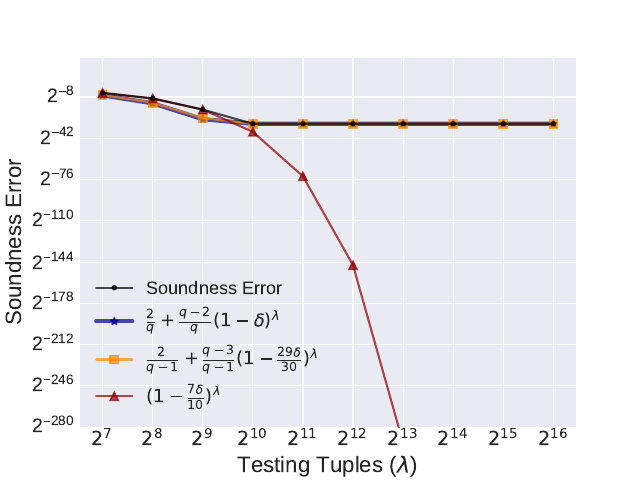

Reproduce this figure in Python.
import matplotlib.pyplot as plt
import matplotlib

if __name__ == '__main__':
    plt.style.use('seaborn-darkgrid')
    plt.figure(figsize=(8, 6.5))

    with open('se.txt', 'r') as fi:
        data = [line.strip().split() for line in fi.readlines()]
        xs = []
        part1 = []
        part2 = []
        part3 = []
        part4 = []
        ys = []
        for i in range(10):
            xs.append(int(data[i][0]))
            part1.append(float(data[i][1]))
            part2.append(float(data[i][2]))
            part3.append(float(data[i][3]))
            part4.append(float(data[i][4]))
            ys.append(float(data[i][5]))
        

    fig, ax = plt.subplots(1, 1)
    
    
    

    line2, = ax.plot(xs, part1, marker='*', color='darkblue', linewidth=3, alpha=0.7, label=r'$\frac{2}{q} + \frac{q-2}{q}(1 - \delta)^\lambda$')
    # line3, = ax.plot(xs, part2, marker='^', color='darkred', linewidth=1.5, alpha=0.7, label=r'$(1 - \delta)^\lambda$')
    line4, = ax.plot(xs, part3, marker='s', color='darkorange', linewidth=1.5, alpha=0.7, label=r'$\frac{2}{q-1} + \frac{q-3}{q-1}(1 - \frac{29\delta}{30})^\lambda$')
    line5, = ax.plot(xs, part4, marker='^', color='darkred', linewidth=1.5, alpha=0.7, label=r'$(1 - \frac{7\delta}{10})^\lambda$')
    line1, = ax.plot(xs, ys, marker='.', color='black', linewidth=1.5, alpha=0.7, label='Soundness Error')
    plt.legend(handles=[line1, line2, line4, line5], fontsize=13)

    ax.set_xscale(matplotlib.scale.LogScale(ax, base=2))
    ax.set_yscale(matplotlib.scale.LogScale(ax, base=2))
    ax.set_ylim(bottom=2**-280)
    plt.xticks(xs, [r'$2^{' + str(i) + r'}$' for i in range(7, 17)], fontsize=14)
    plt.yticks(fontsize=14)
    # plt.title("Intel® Core™ i7-7700HQ CPU @ 2.80GHz (Kabylake)\nL1: 128KB, L2: 256KB, L3: 6MB\nCode Length=128", loc='left', fontsize=16, fontweight=1, color='black')
    plt.xlabel(r'Testing Tuples ($\lambda$)', fontsize=16)
    plt.ylabel("Soundness Error", fontsize=16)

    fig.savefig('se.pdf')